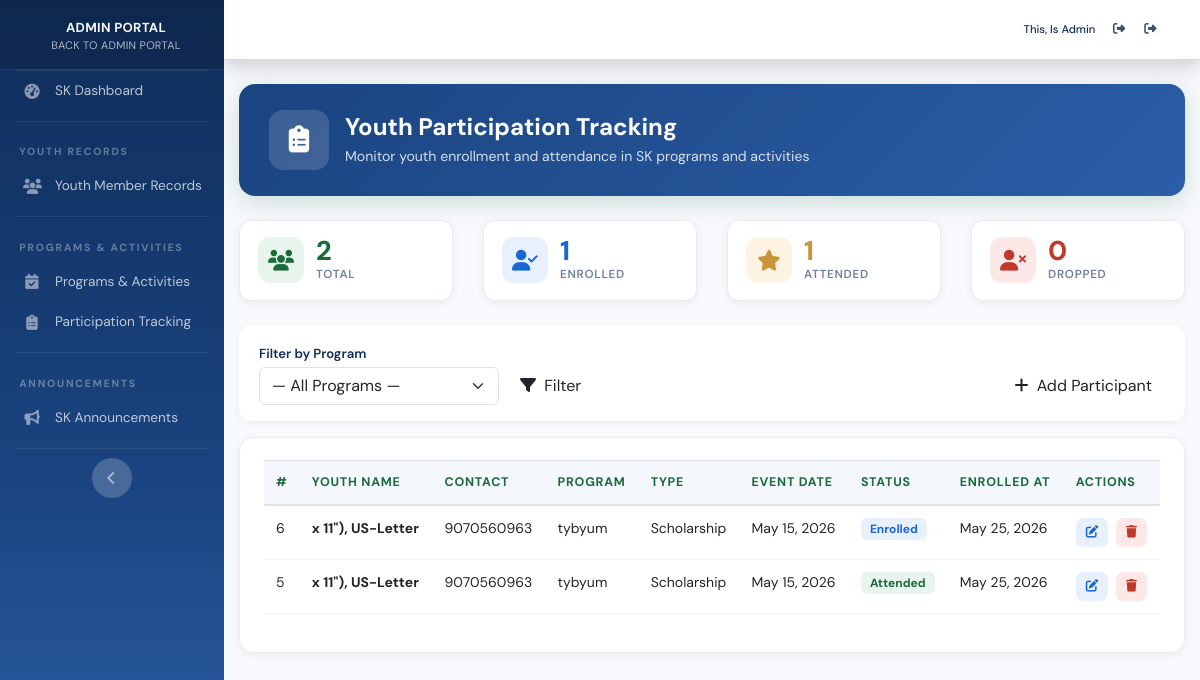
/sk_enrollment.php (signed in), run on the app's committed database.
### tables this page shows
CREATE TABLE `tbl_youth_enrollment` (
  `id_enrollment` int NOT NULL,
  `id_program` int NOT NULL,
  `id_youth` int NOT NULL,
  `youth_name` varchar(200) DEFAULT NULL,
  `contact` varchar(50) DEFAULT NULL,
  `enrolled_at` timestamp NULL DEFAULT CURRENT_TIMESTAMP,
  `status` enum('Enrolled','Attended','Dropped') DEFAULT 'Enrolled'
);

CREATE TABLE `tbl_youth_programs` (
  `id_program` int NOT NULL,
  `program_title` varchar(200) NOT NULL,
  `program_type` enum('Training','Sports','Arts','Leadership','Health','Livelihood','Scholarship','Community Service','Other') NOT NULL DEFAULT 'Other',
  `description` text,
  `venue` varchar(200) DEFAULT NULL,
  `event_date` date DEFAULT NULL,
  `event_time` time DEFAULT NULL,
  `slots` int DEFAULT '0',
  `requirements` text,
  `status` enum('Upcoming','Ongoing','Completed','Cancelled') NOT NULL DEFAULT 'Upcoming',
  `created_by` varchar(100) DEFAULT NULL,
  `date_created` timestamp NULL DEFAULT CURRENT_TIMESTAMP
);

### sk_enrollment.php (the view, shortened to what this page needs)
<?php
    include('classes/resident.class.php');
    require_once('classes/conn.php');
$prog_filter = $_GET['program'] ?? '';
if ($prog_filter) {
    $s = $conn->prepare("SELECT e.*,p.program_title,p.program_type,p.event_date FROM tbl_youth_enrollment e JOIN tbl_youth_programs p ON e.id_program=p.id_program WHERE e.id_program=? ORDER BY e.enrolled_at DESC");
    $s->execute([$prog_filter]);
} else {
    $s = $conn->query("SELECT e.*,p.program_title,p.program_type,p.event_date FROM tbl_youth_enrollment e JOIN tbl_youth_programs p ON e.id_program=p.id_program ORDER BY e.enrolled_at DESC");
}
$enrollments = $s->fetchAll(PDO::FETCH_ASSOC);
$total_e    = count($enrollments);
$attended   = count(array_filter($enrollments, fn($e)=>$e['status']==='Attended'));
$enrolled   = count(array_filter($enrollments, fn($e)=>$e['status']==='Enrolled'));
$dropped    = count(array_filter($enrollments, fn($e)=>$e['status']==='Dropped'));
?>
<?php include('dashboard_sidebar_start_sk.php'); ?>
<div class="container-fluid">
    <div class="page-header">
        <div class="hdr-icon"><i class="fas fa-clipboard-list"></i></div>
        <div>
            <h2>Youth Participation Tracking</h2>
            <p>Monitor youth enrollment and attendance in SK programs and activities</p>
        </div>
    </div>
    <div class="row g-3 mb-4">
        <div class="col-6 col-md-3"><div class="stat-card s-green"><div class="stat-icon"><i class="fas fa-users"></i></div><div><div class="stat-val"><?= $total_e ?></div><div class="stat-lbl">Total</div></div></div></div>
        <div class="col-6 col-md-3"><div class="stat-card s-blue"><div class="stat-icon"><i class="fas fa-user-check"></i></div><div><div class="stat-val"><?= $enrolled ?></div><div class="stat-lbl">Enrolled</div></div></div></div>
        <div class="col-6 col-md-3"><div class="stat-card s-gold"><div class="stat-icon"><i class="fas fa-star"></i></div><div><div class="stat-val"><?= $attended ?></div><div class="stat-lbl">Attended</div></div></div></div>
        <div class="col-6 col-md-3"><div class="stat-card s-red"><div class="stat-icon"><i class="fas fa-user-times"></i></div><div><div class="stat-val"><?= $dropped ?></div><div class="stat-lbl">Dropped</div></div></div></div>
    </div>
    <div class="filter-bar">
        <form method="GET" class="d-flex flex-wrap gap-2 align-items-end w-100">
            <div>
                <label class="form-label fw-semibold mb-1" style="font-size:.82rem;">Filter by Program</label>
                <select name="program" class="form-select" style="min-width:240px;" onchange="this.form.submit()">
                    <option value="">— All Programs —</option>
                </select>
            </div>
            <button type="submit" class="btn-sk btn"><i class="fas fa-filter me-1"></i> Filter</button>
            <div class="ms-auto">
                <button type="button" class="btn-sk btn" data-bs-toggle="modal" data-bs-target="#addEnrollModal"><i class="fas fa-plus me-1"></i> Add Participant</button>
            </div>
        </form>
    </div>
    <div class="panel">
        <div class="table-responsive">
        <table class="table table-hover">
            <thead>
                <tr><th>#</th><th>Youth Name</th><th>Contact</th><th>Program</th><th>Type</th><th>Event Date</th><th>Status</th><th>Enrolled At</th><th>Actions</th></tr>
            </thead>
            <tbody>
            <?php if (empty($enrollments)): ?>
                <tr><td colspan="9" class="text-center py-4 text-muted">No enrollment records found.</td></tr>
            <?php else: foreach ($enrollments as $e):
                $sb=['Enrolled'=>'badge-enrolled','Attended'=>'badge-attended','Dropped'=>'badge-dropped'];
                $sb2=$sb[$e['status']]??'badge-enrolled';
            ?>
            <tr>
                <td><?= $e['id_enrollment'] ?></td>
                <td><strong><?= htmlspecialchars($e['youth_name']) ?></strong></td>
                <td><?= htmlspecialchars($e['contact']) ?></td>
                <td><?= htmlspecialchars($e['program_title']) ?></td>
                <td><?= htmlspecialchars($e['program_type']) ?></td>
                <td><?= $e['event_date'] ? date('M d, Y', strtotime($e['event_date'])) : '—' ?></td>
                <td><span class="<?= $sb2 ?>"><?= htmlspecialchars($e['status']) ?></span></td>
                <td><?= date('M d, Y', strtotime($e['enrolled_at'])) ?></td>
                <td>
                    <button class="action-btn edit-btn me-1"
                        data-bs-toggle="modal" data-bs-target="#editEnrollModal"
                        data-id="<?= $e['id_enrollment'] ?>"
                        data-prog="<?= $e['id_program'] ?>"
                        data-status="<?= htmlspecialchars($e['status'],ENT_QUOTES) ?>"
                        data-name="<?= htmlspecialchars($e['youth_name'],ENT_QUOTES) ?>"
                    ><i class="fas fa-edit"></i></button>
                    <button class="action-btn del-btn"
                        data-bs-toggle="modal" data-bs-target="#delEnrollModal"
                        data-id="<?= $e['id_enrollment'] ?>"
                        data-prog="<?= $e['id_program'] ?>"
                        data-name="<?= htmlspecialchars($e['youth_name'],ENT_QUOTES) ?>"
                    ><i class="fas fa-trash"></i></button>
                </td>
            </tr>
            <?php endforeach; endif; ?>
            </tbody>
        </table>
        </div>
    </div>
</div>
<?php include('dashboard_sidebar_end.php'); ?>

### dashboard_sidebar_start_sk.php (style rules this page uses)
:root { --sk-green: #0f2d5a; --sk-green-mid: #1a4480; --sk-green-light: #2b5ea7; --sk-green-pale: #e8eef8; --sk-gold: #2b5ea7; --sk-gold-light: #2b5ea7; --sk-gold-pale: #e8eef8; --cream: #f4f7fc; --white: #ffffff; --text-dark: #0f2d5a; --text-mid: #3a4e6e; --text-light: #5a7199; --border: #d0daea; --shadow-sm: 0 2px 8px rgba(15,45,90,0.07); --shadow-md: 0 6px 24px rgba(15,45,90,0.11); --radius: 14px; --radius-sm: 10px; --transition: 0.22s cubic-bezier(0.4,0,0.2,1); }
body { font-family: 'DM Sans', -apple-system, sans-serif !important; background: var(--cream) !important; color: var(--text-dark) !important; }
h1,h2,h3,h4,h5,h6 { font-family: 'DM Sans', sans-serif !important; }

### sk_enrollment.php (style rules this page uses)
:root { --sk:#1a4480;--gold:#c9943a;--sk-pale:#e8f5ed;--gold-pale:#fdf3e3; }
.page-header { background:linear-gradient(135deg,#1a4480,#2b5ea7);color:#fff;border-radius:16px;padding:26px 30px;margin-bottom:24px;display:flex;align-items:center;gap:16px;box-shadow:0 6px 24px rgba(26,107,58,.2); }
.page-header .hdr-icon { width:60px;height:60px;border-radius:14px;background:rgba(255,255,255,.15);display:flex;align-items:center;justify-content:center;font-size:1.7rem;flex-shrink:0; }
.page-header h2 { margin:0;font-size:1.5rem;font-weight:700; }
.page-header p { margin:4px 0 0;opacity:.82;font-size:.88rem; }
.panel { background:#fff;border-radius:14px;padding:22px 24px;box-shadow:0 2px 8px rgba(26,107,58,.07);border:1.5px solid #e8ecf0; }
.stat-card { background:#fff;border-radius:12px;padding:16px 18px;display:flex;align-items:center;gap:12px;box-shadow:0 2px 8px rgba(0,0,0,.06);border:1.5px solid #e8ecf0; }
.stat-icon { width:46px;height:46px;border-radius:12px;display:flex;align-items:center;justify-content:center;font-size:1.3rem;flex-shrink:0; }
.stat-val { font-size:1.7rem;font-weight:800;line-height:1; }
.stat-lbl { font-size:.73rem;text-transform:uppercase;letter-spacing:.06em;font-weight:600;opacity:.6;margin-top:2px; }
.s-green .stat-icon { background:#e8f5ed;color:#1a6b3a; }
.s-green .stat-val { color:#1a6b3a; }
.s-blue .stat-icon { background:#e8f0fe;color:#1967d2; }
.s-blue .stat-val { color:#1967d2; }
.s-gold .stat-icon { background:#fdf3e3;color:#c9943a; }
.s-gold .stat-val { color:#c9943a; }
.s-red .stat-icon { background:#fde8e8;color:#c0392b; }
.s-red .stat-val { color:#c0392b; }
.badge-enrolled { background:#e8f0fe;color:#1967d2;border-radius:6px;padding:3px 9px;font-size:.75rem;font-weight:700; }
.badge-attended { background:#e8f5ed;color:#1a6b3a;border-radius:6px;padding:3px 9px;font-size:.75rem;font-weight:700; }
.btn-sk { background:#1a6b3a;color:#fff;border:none;border-radius:8px;padding:8px 18px;font-size:.875rem;font-weight:600;transition:all .2s; }
.filter-bar { background:#fff;border-radius:12px;padding:16px 20px;margin-bottom:16px;box-shadow:0 2px 8px rgba(0,0,0,.05);display:flex;flex-wrap:wrap;gap:12px;align-items:flex-end; }
.table thead th { background:#f4f7fb;color:#1a6b3a;font-size:.78rem;text-transform:uppercase;letter-spacing:.06em;font-weight:700;border-bottom:2px solid #e8ecf0; }
.table td { font-size:.875rem;vertical-align:middle;border-bottom:1px solid #f0f4f8; }
.action-btn { border:none;border-radius:7px;padding:5px 10px;font-size:.78rem;font-weight:600;cursor:pointer;transition:all .15s; }
.edit-btn { background:#e8f0fe;color:#1967d2; }
.del-btn { background:#fde8e8;color:#c0392b; }

### data on the page
tbl_youth_enrollment: id_enrollment "6", youth_name "x 11\"), US-Letter", contact "9070560963", id_program.program_title "tybyum", id_program.program_type "Scholarship", id_program.event_date "May 15, 2026", status "Enrolled", enrolled_at "May 25, 2026"
tbl_youth_enrollment: id_enrollment "5", youth_name "x 11\"), US-Letter", contact "9070560963", id_program.program_title "tybyum", id_program.program_type "Scholarship", id_program.event_date "May 15, 2026", status "Attended", enrolled_at "May 25, 2026"

### other printed values
$userdetails['surname'] "This"
$userdetails['firstname'] "Is"
$userdetails['mname'] "Admin"
$total_e "2"
$enrolled "1"
$attended "1"
$dropped "0"
